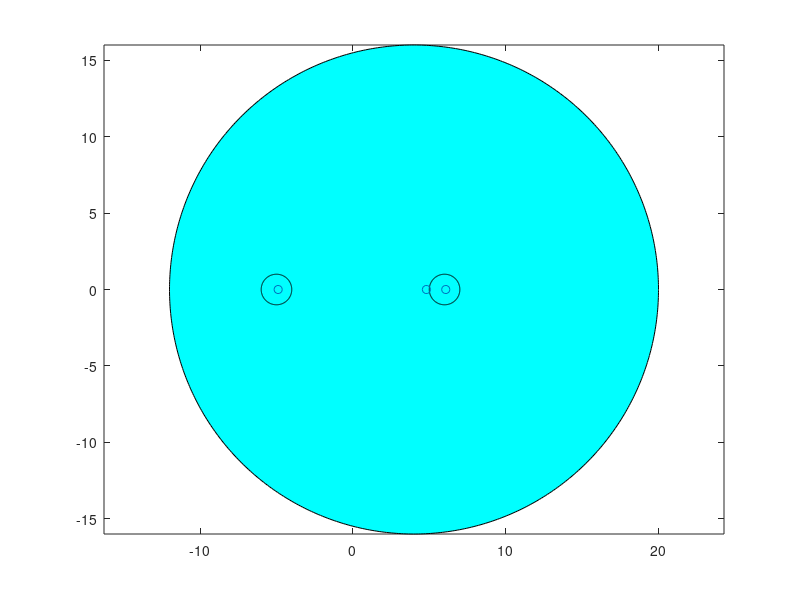

Write the MATLAB code that produced this figure.
A =[5 1 -1; 0 6 1; 1 0 -5];
figure(1)
alfa=0:.01:2*pi;
fill(4+16*cos(alfa),16*sin(alfa),'c')
hold on
axis equal
fill(6+cos(alfa),sin(alfa),'c')
fill(-5+cos(alfa),sin(alfa),'c')
z=eig(A);z=z+eps*i;
plot(z,'o','MarkerSize',6)